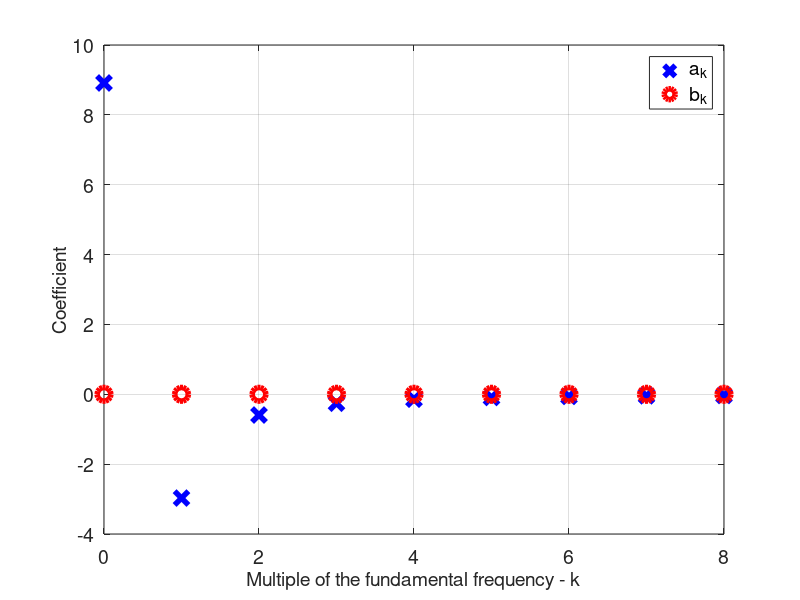

Write the MATLAB code that produced this figure. (Note: this script raises an error after producing the figure.)
clear all
close all
clc
format short eng

n=8;
T0=1;
w0=(2*pi)/T0;
x=@(t) abs(7*sin(w0*t));
T0_rect=T0/2;
w0_rect=w0*2;
t0=0;t1=T0_rect;

%iterate through the multiples of the fundamental frequency
for k=0:n;
    %find the weights/coefficients for the cosines
    integrand=@(t) (x(t)).*cos(k.*w0_rect.*t);
    a(k+1)=(2/T0_rect)*integral(integrand,t0,t1);
    
    %find the weights/coefficients for the sines
    integrand=@(t) (x(t)).*sin(k.*w0_rect.*t);
    b(k+1)=(2/T0_rect)*integral(integrand,t0,t1);
end

%plot a_k/b_k over frequency
figure('Renderer', 'painters', 'Position', [391 289 1269 634])
plot(0:length(a)-1,a,'bx','LineWidth',4,'MarkerSize',10)
hold on;grid on
plot(0:length(a)-1,b,'ro','LineWidth',4,'MarkerSize',10)

xlabel('Multiple of the fundamental frequency - k')
ylabel('Coefficient')
legend('a_k','b_k')
set(findall(gcf,'-property','FontSize'),'FontSize',14) 
h=gca; h.MinorGridAlpha=1; h.MinorGridLineStyle='--'; h.GridAlpha=1;

%use a_k/b_k to estimate the original function
t=0:T0/1000:2*T0;
x_hat=(a(1)/2); %DC term

%Can't add the phasor. Move back to the time-domain and add the functions.
%Iterate through the multiple frequencies again
for k=1:n;
    x_hat=x_hat+ a(k+1).*cos(k.*w0_rect.*t)+ b(k+1).*sin(k.*w0_rect.*t);
end

%plot the original function and the estimate
figure('Renderer', 'painters', 'Position', [391 289 1269 634])
hold on;grid on
plot(t,x(t),'ro')
plot(t,x_hat,'LineWidth',3)
xlim([min(t) max(t)])
xlabel('Time (s)')
legend('x(t)','x\_hat(t)')
set(findall(gcf,'-property','FontSize'),'FontSize',14) 
h=gca; h.MinorGridAlpha=1; h.MinorGridLineStyle='--'; h.GridAlpha=1;